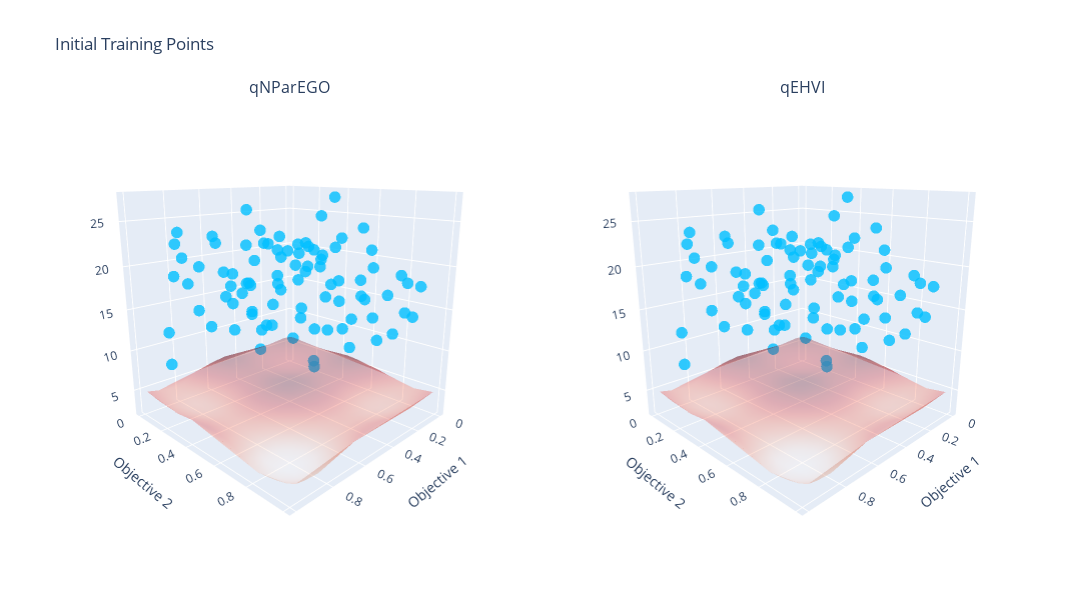

Source (notebook cell):
### Code cell
# 1. Plot showing just initial training points
fig_initial = make_subplots(
    rows=1, cols=2,
    specs=[[{'type': 'scatter3d'}, {'type': 'scatter3d'}]],
    subplot_titles=("qNParEGO", "qEHVI")
)

# Generate Pareto surface using problem's built-in method
pf_surface = create_pareto_surface(problem)

alg_data_initial = [
    (-train_obj_true_qparego[:n_initial], "qNParEGO"),
    (-train_obj_true_qehvi[:n_initial], "qEHVI"),
]

for col, (train_obj, name) in enumerate(alg_data_initial, 1):
    obj_np = train_obj.cpu().numpy() if isinstance(train_obj, torch.Tensor) else train_obj

    # Plot initial points
    scatter = go.Scatter3d(
        x=obj_np[:, 0], y=obj_np[:, 1], z=obj_np[:, 2],
        mode='markers',
        marker=dict(size=4, color='deepskyblue', opacity=0.8),
        name=name
    )

    fig_initial.add_trace(scatter, row=1, col=col)
    fig_initial.add_trace(pf_surface, row=1, col=col)

# Update layout
fig_initial.update_layout(
    height=600,
    width=1200,
    scene1=dict(
        xaxis_title='Objective 1',
        yaxis_title='Objective 2',
        zaxis_title='Objective 3',
        camera=dict(eye=dict(x=1.5, y=1.5, z=0.6))
    ),
    scene2=dict(
        xaxis_title='Objective 1',
        yaxis_title='Objective 2',
        zaxis_title='Objective 3',
        camera=dict(eye=dict(x=1.5, y=1.5, z=0.6))
    ),
    showlegend=False,
    title_text='Initial Training Points'
)
fig_initial.show()

pio.write_html(fig_initial, 'DTLZ7a train.html')
